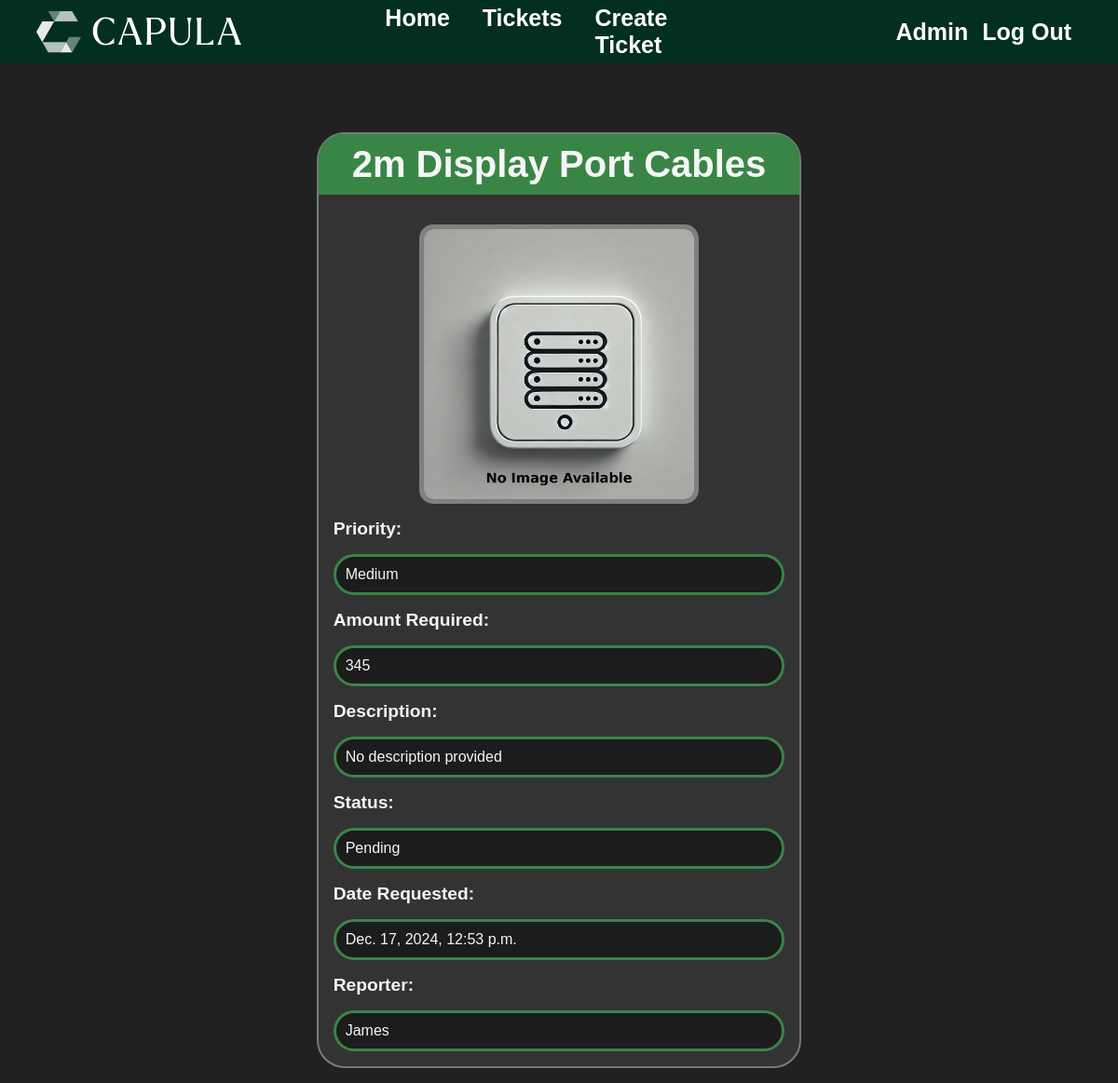
Page /inventory/2m-display-port-cables (signed in) on the committed database.
### inventory/models.py (models this page shows, shortened)
class Stock(models.Model): # Stock is the name of the model
    id = models.AutoField(primary_key=True)
    name = models.CharField(max_length=75)
    description = models.TextField(max_length=500, blank=True, null=True)
    amount = models.DecimalField(
        max_digits=10,
        decimal_places=0
    )
    IMPORTANCE_CHOICES = [
        ('Low', 'Low'),
        ('Medium', 'Medium'),
        ('High', 'High'),
    ]
    importance = models.CharField(max_length=6, choices=IMPORTANCE_CHOICES, default='Low')
    STATUS_CHOICES = [
        ('Ordered', 'Ordered'),
        ('Denied', 'Denied'),
        ('Pending', 'Pending'),
    ]
    status = models.CharField(max_length=7, choices=STATUS_CHOICES, default='Pending')
    createdAt = models.DateTimeField(auto_now_add=True)
    banner = models.ImageField(default='fallback.png',null=True, blank=True)  # Pillow installed first using terminal
    createdBy = models.ForeignKey(User, on_delete=models.CASCADE, default=None) # this means should the user be deleted so will their posts
    slug = models.SlugField(unique=True, blank=True)

### inventory/views.py (the view)
# urls.py: path('<slug:slug>', views.item_page, name = "page"),
@login_required(login_url="/users/login/")
def item_page(request, slug): #recieved slug from urls.py
    stock = Stock.objects.get(slug=slug)
    return render(request, 'inventory/item_page.html', {'stock': stock})

### inventory/templates/inventory/item_page.html (shortened to what this page needs)
{% extends 'layout.html' %}
{% block content %}
    <div class='ticket'>
        <section class='ticket-body'>
            <div class='ticket-page-title'>
                <h1 class='ticket-page-title-text'>{{ stock.name }}</h1>
            </div>
            <div class='banner-parent-container'>
                <img
                class="banner"
                src ="{{ stock.banner.url }}"
                alt ="Image Not Available"
                />
            </div>
            <h1 class='ticket-page-headers'>Priority:</h1> <p class='ticket-page-text'>{{ stock.importance }}</p>
            <h1 class='ticket-page-headers'>Amount Required:</h1>  <p class='ticket-page-text'>{{ stock.amount }}</p>
            <h1 class='ticket-page-headers'>Description:</h1>
            <p class='ticket-page-text'> {% if stock.description %}
                {{ stock.description }}
              {% else %}
                No description provided
              {% endif %}</p>
            <h1 class='ticket-page-headers'>Status:</h1>  <p class='ticket-page-text'>{{ stock.status }}</p>
            <h1 class='ticket-page-headers'>Date Requested:</h1>  <p class='ticket-page-text'>{{ stock.createdAt }}</p>
            <h1 class='ticket-page-headers'>Reporter:</h1>  <p class='ticket-page-text'>{{ stock.createdBy }}</p>
        </section>
    </div>
{% endblock %}

### static/CSS/style.css (style rules this page uses)
html { font-size: 16px; }
* { margin: 0; padding: 0; box-sizing: border-box; }
body { min-height: 100vh; background-color: #212121; color: whitesmoke; font-size: 3rem; }
img { max-height: 70px; / }
section { display: flex; flex-flow: column; gap: 1rem; }
p { font-size: 1rem; }
.ticket { display: flex; justify-content: center; margin-top: 5%; }
.ticket-body { background-color: #333333; padding: 1rem; border-radius: 30px; border-width: 2px; border-color: #717e73; border-style: solid; max-width: 50rem; }
.ticket-page-title { background-color: #398546; padding: 10px 20px; border-radius: 26px 26px 0 0; position: relative; top: -16px; left: -16px; width: calc(100% + 32px); text-align: center; }
.ticket-page-title-text { font-family: Arial, sans-serif; font-size: 40px; font-weight: bold; }
.banner-parent-container { display: flex; justify-content: center; }
.banner { min-height: 300px; min-width: 300px; border-style: solid; border-width: 5px; border-color: grey; border-radius: 5%; }
.ticket-page-headers { font-family: Arial, sans-serif; font-size: 1.2rem; font-weight: bold; }
.ticket-page-text { font-family: Arial, Helvetica, sans-serif; font-size: 1rem; border-radius: 1px; border-style: solid; border-color: #398546; border-radius: 30px; background-color: #1c1c1c; padding: 10px; }

### rows in the picture
Stock: name "2m Display Port Cables", banner (picture), importance "Medium", amount "345", status "Pending", createdAt "Dec. 17, 2024, 12:53 p.m.", createdBy "James"
